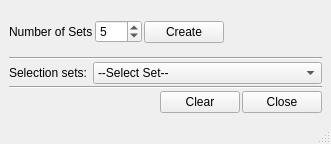
<?xml version="1.0" encoding="UTF-8"?>
<ui version="4.0">
 <class>MainWindow</class>
 <widget class="QMainWindow" name="MainWindow">
  <property name="geometry">
   <rect>
    <x>0</x>
    <y>0</y>
    <width>331</width>
    <height>144</height>
   </rect>
  </property>
  <property name="windowTitle">
   <string>Random Selection</string>
  </property>
  <widget class="QWidget" name="centralwidget">
   <layout class="QVBoxLayout" name="verticalLayout">
    <property name="spacing">
     <number>2</number>
    </property>
    <item>
     <layout class="QHBoxLayout" name="horizontalLayout">
      <item>
       <widget class="QLabel" name="label">
        <property name="text">
         <string>Number of Sets</string>
        </property>
       </widget>
      </item>
      <item>
       <widget class="QSpinBox" name="numberBox">
        <property name="minimum">
         <number>2</number>
        </property>
        <property name="maximum">
         <number>100</number>
        </property>
        <property name="value">
         <number>5</number>
        </property>
       </widget>
      </item>
      <item>
       <widget class="QPushButton" name="createButton">
        <property name="minimumSize">
         <size>
          <width>75</width>
          <height>0</height>
         </size>
        </property>
        <property name="toolTip">
         <string>Create selection sets</string>
        </property>
        <property name="text">
         <string>Create</string>
        </property>
       </widget>
      </item>
      <item>
       <widget class="QLabel" name="msgLabel">
        <property name="text">
         <string/>
        </property>
       </widget>
      </item>
      <item>
       <spacer name="horizontalSpacer">
        <property name="orientation">
         <enum>Qt::Horizontal</enum>
        </property>
        <property name="sizeHint" stdset="0">
         <size>
          <width>40</width>
          <height>20</height>
         </size>
        </property>
       </spacer>
      </item>
     </layout>
    </item>
    <item>
     <widget class="Line" name="line_2">
      <property name="orientation">
       <enum>Qt::Horizontal</enum>
      </property>
     </widget>
    </item>
    <item>
     <layout class="QHBoxLayout" name="horizontalLayout_3">
      <item>
       <widget class="QLabel" name="label_2">
        <property name="sizePolicy">
         <sizepolicy hsizetype="Maximum" vsizetype="Preferred">
          <horstretch>0</horstretch>
          <verstretch>0</verstretch>
         </sizepolicy>
        </property>
        <property name="text">
         <string>Selection sets: </string>
        </property>
       </widget>
      </item>
      <item>
       <widget class="QComboBox" name="setsBox">
        <property name="toolTip">
         <string>Selection sets</string>
        </property>
        <item>
         <property name="text">
          <string>--Select Set--</string>
         </property>
        </item>
       </widget>
      </item>
     </layout>
    </item>
    <item>
     <widget class="Line" name="line">
      <property name="orientation">
       <enum>Qt::Horizontal</enum>
      </property>
     </widget>
    </item>
    <item>
     <layout class="QHBoxLayout" name="horizontalLayout_2">
      <item>
       <spacer name="horizontalSpacer_2">
        <property name="orientation">
         <enum>Qt::Horizontal</enum>
        </property>
        <property name="sizeHint" stdset="0">
         <size>
          <width>40</width>
          <height>20</height>
         </size>
        </property>
       </spacer>
      </item>
      <item>
       <widget class="QPushButton" name="clearButton">
        <property name="minimumSize">
         <size>
          <width>75</width>
          <height>0</height>
         </size>
        </property>
        <property name="toolTip">
         <string>Clear this window</string>
        </property>
        <property name="text">
         <string>Clear</string>
        </property>
       </widget>
      </item>
      <item>
       <widget class="QPushButton" name="closeButton">
        <property name="minimumSize">
         <size>
          <width>75</width>
          <height>0</height>
         </size>
        </property>
        <property name="toolTip">
         <string>Close this window</string>
        </property>
        <property name="text">
         <string>Close</string>
        </property>
       </widget>
      </item>
     </layout>
    </item>
   </layout>
  </widget>
  <widget class="QMenuBar" name="menubar">
   <property name="geometry">
    <rect>
     <x>0</x>
     <y>0</y>
     <width>331</width>
     <height>19</height>
    </rect>
   </property>
  </widget>
  <widget class="QStatusBar" name="statusbar"/>
 </widget>
 <resources/>
 <connections>
  <connection>
   <sender>closeButton</sender>
   <signal>clicked()</signal>
   <receiver>MainWindow</receiver>
   <slot>close()</slot>
   <hints>
    <hint type="sourcelabel">
     <x>222</x>
     <y>104</y>
    </hint>
    <hint type="destinationlabel">
     <x>29</x>
     <y>108</y>
    </hint>
   </hints>
  </connection>
 </connections>
</ui>
